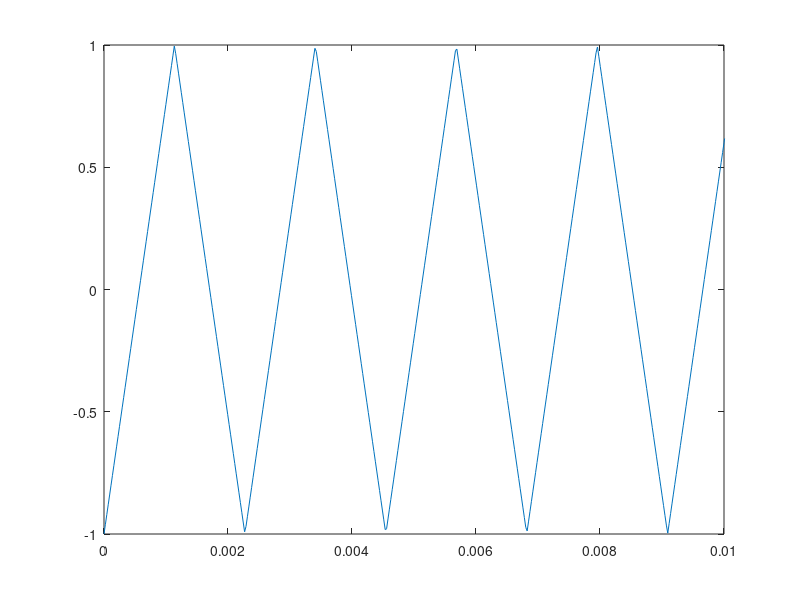

Recreate this plot in MATLAB.
f = 440;
Fs = 44100;
T = 1;
t = 0:(1/Fs):T;


y1 = sin(2*pi*f*t);

audiowrite('sin.wav', y1, Fs)


y2 = sawtooth(2*pi*f*t);

audiowrite('saw.wav', y2, Fs)


%triangle wave
y3 = sawtooth(2*pi*f*t, 0.5)
plot(t,y3)
axis([0 0.01 -1 1])

audiowrite('tri.wav', y3, Fs)